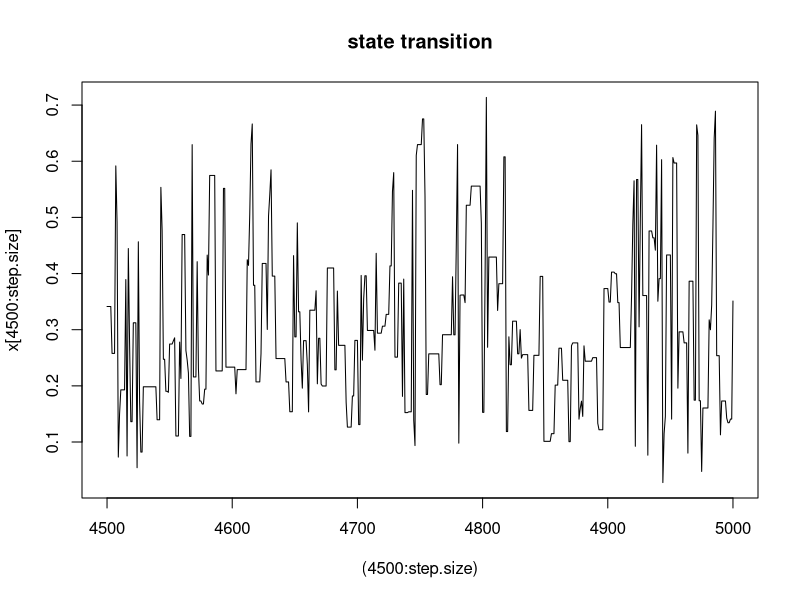
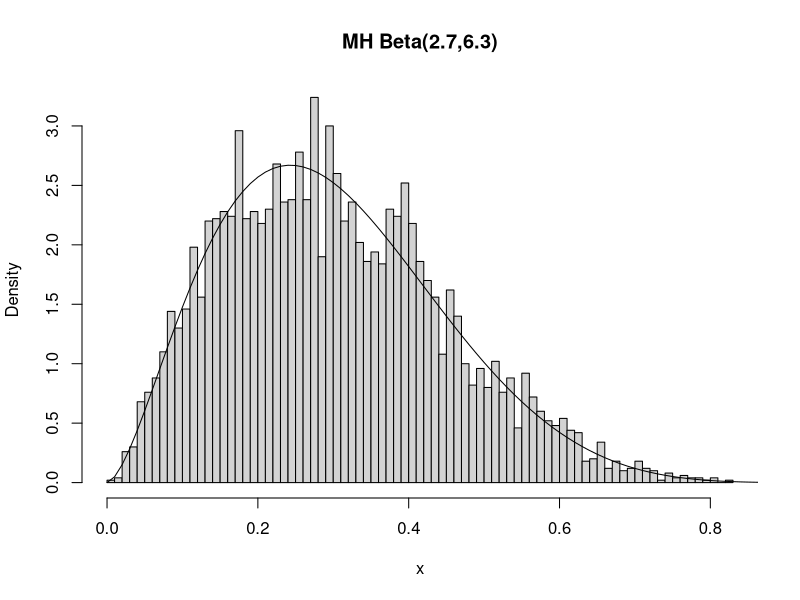
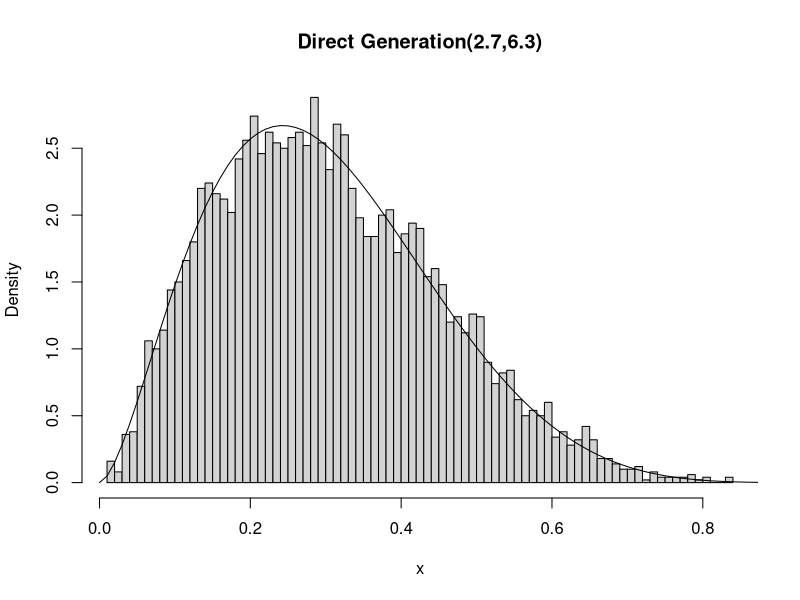

Write the R code that produced these figures, in order.
#' Example 6.1
#' Beta(2.7, 6.3)
#' 
Example6.1 <- function(shape1=2.7, shape2=6.3, step.size=5000){
  # MCMC(Metropolis-Hastings)
  x <- vector(mode="double", length=step.size)
  # sampling from proposal distribution(uniform)
  x[1] <- runif(n=1)
  for (i in 2:step.size){
    y <- runif(1)
    ratio <- 
      dbeta(x=y, shape1=shape1, shape2=shape2) / 
      dbeta(x=x[i-1], shape1=shape1, shape2=shape2)
    if (ratio > 1){
      x[i] <- y
      next
    }
    if (runif(1) < ratio){
      x[i] <- y
    } else {
      x[i] <- x[i-1]
    }
  }
  print("expectation")
  print(shape1 / (shape1 + shape2))
  print(mean(x))
  print("variance")
  print(shape1*shape2/((shape1+shape2)^2 * (shape1 + shape2 + 1)))
  print(var(x))
  
  # plot 
  plot(x=(4500:step.size), y=x[4500:step.size], type="l")
  title("state transition")
  
  # histgram
  hist(x=x, breaks=100,freq=F,main="")
  # rigorous plot
  x <- seq(from=0.0, to=1.0, by=0.01)
  y <- dbeta(x=x, shape1=shape1, shape2=shape2)
  lines(x=x, y=y)
  string.title <- paste("MH Beta(", shape1, ",", shape2, ")", sep="")
  title(main=string.title)
  
  # regorous sampling
  x <- rbeta(n=step.size, shape1=shape1, shape2=shape2)
  hist(x=x, breaks=100,freq=F,main="")
  # rigorous plot
  x <- seq(from=0.0, to=1.0, by=0.01)
  y <- dbeta(x=x, shape1=shape1, shape2=shape2)
  lines(x=x, y=y)
  string.title <- paste("Direct Generation(", shape1, ",", shape2, ")", sep="")
  title(main=string.title)
  
}

Example6.1()
